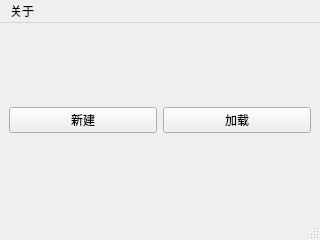
<?xml version="1.0" encoding="UTF-8"?>
<ui version="4.0">
 <class>MainWindow</class>
 <widget class="QMainWindow" name="MainWindow">
  <property name="geometry">
   <rect>
    <x>0</x>
    <y>0</y>
    <width>320</width>
    <height>240</height>
   </rect>
  </property>
  <property name="minimumSize">
   <size>
    <width>320</width>
    <height>240</height>
   </size>
  </property>
  <property name="maximumSize">
   <size>
    <width>320</width>
    <height>240</height>
   </size>
  </property>
  <property name="font">
   <font>
    <family>微软雅黑</family>
    <weight>50</weight>
    <bold>false</bold>
   </font>
  </property>
  <property name="windowTitle">
   <string>MainWindow</string>
  </property>
  <widget class="QWidget" name="centralwidget">
   <layout class="QHBoxLayout" name="horizontalLayout">
    <item>
     <widget class="QPushButton" name="pushButton">
      <property name="font">
       <font>
        <family>微软雅黑</family>
        <weight>50</weight>
        <bold>false</bold>
       </font>
      </property>
      <property name="text">
       <string>新建</string>
      </property>
     </widget>
    </item>
    <item>
     <widget class="QPushButton" name="pushButton_2">
      <property name="text">
       <string>加载</string>
      </property>
     </widget>
    </item>
   </layout>
  </widget>
  <widget class="QStatusBar" name="statusbar"/>
  <widget class="QMenuBar" name="menubar">
   <property name="geometry">
    <rect>
     <x>0</x>
     <y>0</y>
     <width>320</width>
     <height>23</height>
    </rect>
   </property>
   <widget class="QMenu" name="menu">
    <property name="title">
     <string>关于</string>
    </property>
   </widget>
   <addaction name="menu"/>
  </widget>
 </widget>
 <resources/>
 <connections>
  <connection>
   <sender>pushButton</sender>
   <signal>clicked()</signal>
   <receiver>MainWindow</receiver>
   <slot>btn_clicked()</slot>
   <hints>
    <hint type="sourcelabel">
     <x>99</x>
     <y>120</y>
    </hint>
    <hint type="destinationlabel">
     <x>93</x>
     <y>117</y>
    </hint>
   </hints>
  </connection>
  <connection>
   <sender>pushButton_2</sender>
   <signal>clicked()</signal>
   <receiver>MainWindow</receiver>
   <slot>btn_clicked_2()</slot>
   <hints>
    <hint type="sourcelabel">
     <x>230</x>
     <y>127</y>
    </hint>
    <hint type="destinationlabel">
     <x>243</x>
     <y>119</y>
    </hint>
   </hints>
  </connection>
 </connections>
 <slots>
  <slot>openLoadWindow()</slot>
  <slot>btn_clicked()</slot>
  <slot>btn_clicked_2()</slot>
 </slots>
</ui>
